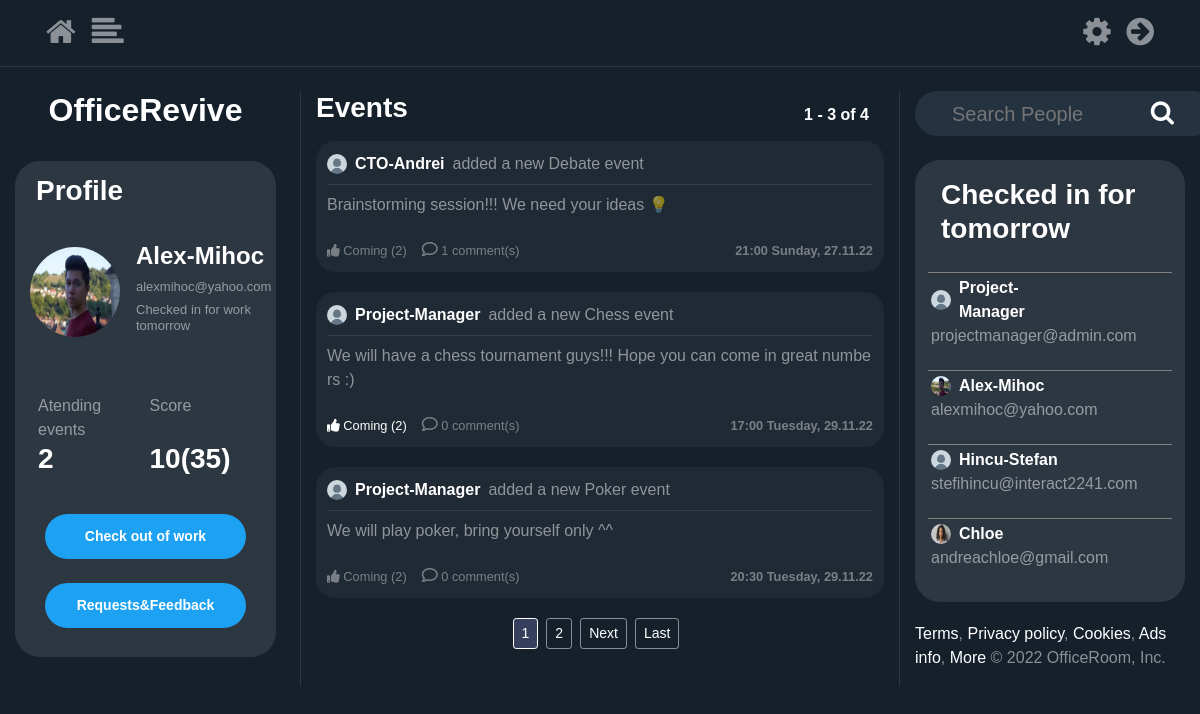
The app's page / (signed in), older data.
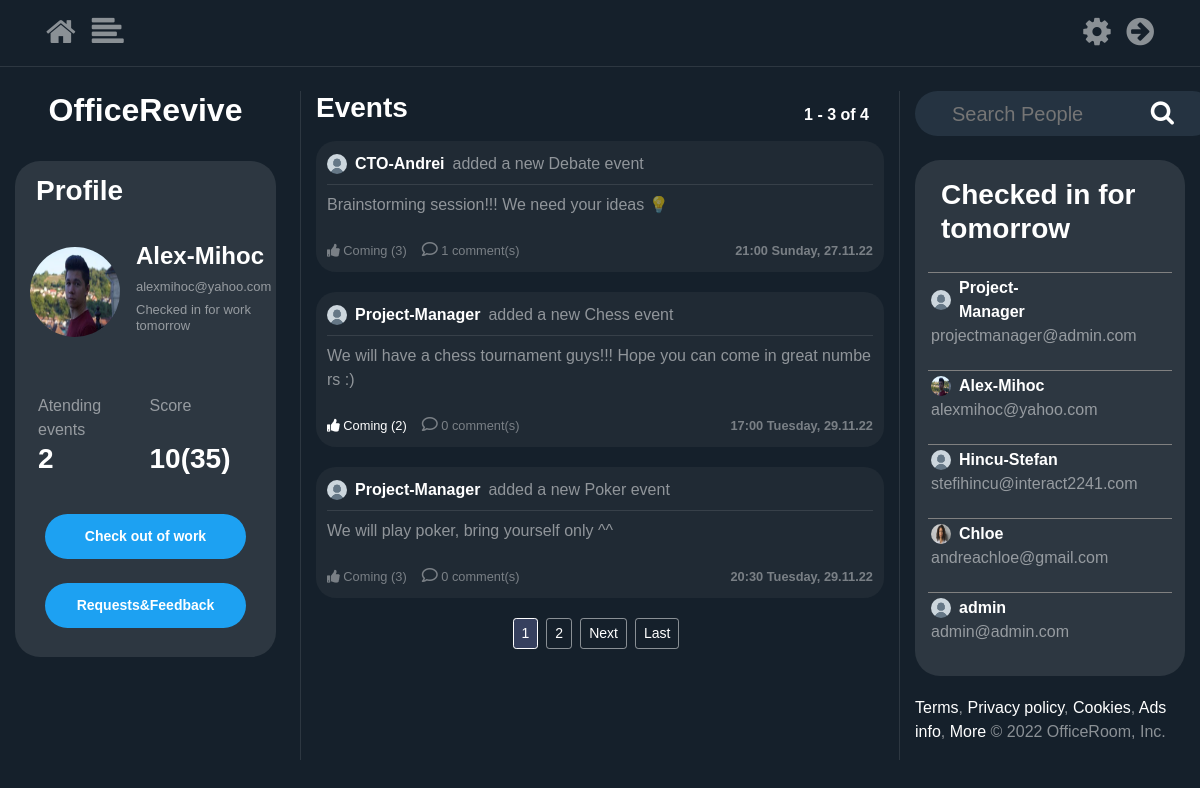
The same page, newer data.
### users/models.py (models this page shows, shortened)
class Profile(models.Model):
    user = models.OneToOneField(User, on_delete=models.CASCADE)
    image = models.ImageField(default='default.png', upload_to='profile_pics')
    isChecked = models.BooleanField(default=False)
    interests = models.ManyToManyField(Interests, blank=True)
    score = models.IntegerField(null=False, blank=False, default=0)

class Interests(models.Model):
    title = models.CharField(max_length=128)
    class Meta:
        verbose_name_plural = "Interests"
    def __str__(self):
        return self.title

### blog/models.py (models this page shows, shortened)
class Post(models.Model):
    name = models.TextField(max_length=512, default="")
    content = models.TextField(max_length=1000)
    date_posted = models.DateTimeField(default=timezone.now())
    author = models.ForeignKey(User, on_delete=models.CASCADE)
    likes = models.IntegerField(default=0)
    dislikes = models.IntegerField(default=0)
    interest = models.OneToOneField(Interests, on_delete=models.CASCADE, null=True, blank=True)
    participants = models.ManyToManyField(Profile, blank=True)
    score = models.IntegerField(null=False, blank=False, default=10)
    class Meta:
        verbose_name_plural = "Posts"
    @property
    def number_of_comments(self):
        return Comment.objects.filter(post_connected=self).count()

### blog/views.py (the view, shortened to what this page needs)
# urls.py: path('', PostListView.as_view(), name='blog-home'),
class PostListView(LoginRequiredMixin, ListView):
    model = Post
    template_name = 'blog/home.html'
    context_object_name = 'posts'
    ordering = ['date_posted']
    paginate_by = PAGINATION_COUNT
    def get_context_data(self, **kwargs):
        data = super().get_context_data(**kwargs)
        all_users = Profile.objects.all()
        checked_in_users = Profile.objects.filter(isChecked=True)
        userProfile = Profile.objects.get(user=self.request.user)
        data['userProfile'] = Profile.objects.get(user=self.request.user)
        data['all_users'] = all_users
        data['checked_in_users'] = checked_in_users
        data['events_participated_in'] = Post.objects.filter(participants=userProfile).count()
        events_participated_in = Post.objects.filter(participants=userProfile).all()
        data['score'] = userProfile.score
        data['possible_score'] = userProfile.score + sum([event.score for event in events_participated_in])
        data['events'] = events_participated_in
        return data

### blog/templates/blog/home.html (shortened to what this page needs)
{% extends "blog/base.html" %}
{% load static %}
{% block content %}
    <div class="row">
        <div class="col-12 col-md-3 pr-4 container justify-content-center">
            <div class="text-center">
            <h2 class="white-important">OfficeRevive</h2><br>
            </div>
            <div class="profile-section">
            <h3 class="white-important p-2 pl-3">
                Profile
            </h3>
            <article class="media content-section" style="height: 140px; width: 100%">
                {%  if user_profile != None %}
                    <div class="mt-2 d-flex full-width align-items-center">
                        <img
                           class="rounded-circle mr-3 img-fluid"
                           style="width: 90px; height: 90px;"
                           src="{{ user_profile.profile.image.url }}">
                        <div>
                            <h4 style="text-align: left"
                                    class="white-important">
                                {{ user_profile.username }}
                            </h4>
                            <h6 style="text-align: left"
                                    class="email-profile">
                                {{ user.email }}
                            </h6>
                        </div>
                    </div>
                {%  else %}
                    <div class="mt-2 d-flex full-width align-items-center">
                        <img
                           class="rounded-circle mr-3"
                           style="width: 90px; height: 90px;"
                           src="{{ user.profile.image.url }}">
                        <div>
                            <h4 style="text-align: left"
                                    class="white-important">
                                {{ user.username }}
                            </h4>
                            <h6 style="text-align: left"
                                    class="email-profile">
                                {{ user.email }}
                            </h6>
                            <h6 style="text-align: left" class="email-profile">
                                {%  if userProfile.isChecked %}
                                Checked in for work tomorrow
                                {% else %}
                                Will not be at work tomorrow
                                {% endif %}
                            </h6>
                        </div>
                    </div>
                {%  endif %}
            </article>
            <article class="media content-section">
                <div class="row full-width pl-2">
                    <div class="col-6">
                           Atending events
                    </div>
                    <div class="col-6">
                            Score
                    </div>
                        <div class="col-6">
                            <a href="#">
                                <h3 class="white-important follow-click">
                                   {{events_participated_in}}
                                </h3>
                            </a>
                        </div>
                        <a href="#">
                            <div class="col-6">
                                <h3 class="white-important follow-click">
                                    {{score}}({{possible_score}})
                                </h3>
                            </div>
                        </a>
                </div>
            </article>
            <div class="d-flex" style="justify-content: center;">
                <div style="margin-left: auto; margin-right:auto">
                    {%  if userProfile.isChecked %}
                    <a class="btn btn-sm btn-outline-primary mb-4 mr-3 full-width pr-4 pl-4"onClick="document.getElementById('checkin').submit()">
                        Check out of work
                    </a>
                    {% else %}
                    <a class="btn btn-sm btn-outline-primary mb-4 mr-3 full-width pr-4 pl-4"onClick="document.getElementById('checkin').submit()">
                        Check in tomorrow
                    </a>
                    {% endif %}
                    {% if request.user.is_superuser %}
                    <a class="btn btn-sm btn-outline-primary mb-4 mr-3 full-width pr-4 pl-4" href="{% url 'post-create' %}">
                        Create new event
                    </a>
                    {% else %}
                    <a class="btn btn-sm btn-outline-primary mb-4 mr-3 full-width pr-4 pl-4" href="{% url 'feedback' %}">Requests&Feedback</a>
                    {% endif %}
                </div>
            </div>
            </div>
        </div>
        <div class="col-12 col-md-6 scrollable" >
            <div class="full-width row">
                <div class="col-6">
                    <h3 class="white-important mb-3">
                        Events
                    </h3>
                </div>
                 <div class="col-6 no-padding">
                    <h6
                            style="position: absolute; bottom: 0; right: 0"
                            class="white-important mb-3">
                        {{ page_obj.start_index }} - {{ page_obj.end_index }} of
                        {{ paginator.count }}
                    </h6>
                </div>
            </div>
            {% for post in posts %}
                <article class="media content-section hovered-tweet">
                <div style="width: 100%; word-break: break-all;">
                    <div class="pb-2 row m-0" style="width: 100%; margin-right: 0 !important;">
                       <div
                               style="padding-left: 0px !important;"
                               class="col-8 no-padding d-flex align-items-center">
                           <img
                               class="rounded-circle mr-2"
                               style="width: 20px; height: 20px;"
                               src="{{ post.author.profile.image.url }}">
                           <a class="mr-2 white-important" href="{% url 'user-detail' post.author.id %}">
                               {{ post.author }}
                           </a>
                           added a new {{post.interest}} event
                       </div>
                       <div class="col-4 d-flex flex-row-reverse no-padding align-items-center"
                            style="padding-right: 0 !important;">
                       </div>
                   </div>
                    <div
                            class="mb-2"
                            style="width: 100%; height: 1px; background-color: rgba(255, 255, 255, 0.1)"></div>
                    <a
                            style="color: rgba(255, 255, 255, 0.5) !important;"
                            href="{% url 'post-detail' post.id %}">
                        <p class="mb-4">
                            {{ post.content }}
                        </p>
                    </a>
                        <div class="row">
                            <div class="col-6" style="display: flex;">
                                {% if post in events %}
                                <small style="opacity: 1;">
                                    <a href="#" onClick="document.getElementById('likebutton-{{post.id}}').submit()"><i class="fas fa-thumbs-up"></i> Coming ({{post.participants.count }}) </a>
                                </small>
                                {% else %}
                                    <small style="opacity: 0.4;">
                                    <a href="#" onClick="document.getElementById('likebutton-{{post.id}}').submit()"><i class="fas fa-thumbs-up"></i> Coming ({{post.participants.count }}) </a>
                                </small>
                                {% endif %}
                                <small style="opacity: 0.4; margin-left:15px;">
                                    <a href="/post/{{post.id}}/">
                                        <i style=" font-size: 16px;" class="far fa-comment"></i> {{ post.number_of_comments }} comment(s)
                                    </a>
                                </small>
                            </div>
                            <div class="col-6">
                                <small
                                        style="opacity: 0.4;"
                                    class="white-important d-flex full-width flex-row-reverse">
                                    {{ post.date_posted | date:"H:i l, d.m.y" }}
                                </small>
                            </div>
                            <div class="col-1">
                        </div>
                </div>
                </article>
            {% endfor %}
            <div class="full-width d-flex justify-content-center">
                {% if is_paginated %}
                    {% for num in page_obj.paginator.page_range %}
                        {% if page_obj.number == num %}
                            <a class="btn btn-sm btn-info mb-4 mr-2"
                                href="?page={{ num }}">{{ num }}</a>
                        {% elif num > page_obj.number|add:'-3' and num < page_obj.number|add:'3' %}
                            <a class="btn btn-sm btn-outline-secondary mb-4 mr-2"
                                href="?page={{ num }}">{{ num }}</a>
                        {% endif %}
                    {% endfor %}
                    {% if page_obj.has_next %}
                        <a class="btn btn-sm btn-outline-secondary mb-4 mr-2"
                                href="?page={{ page_obj.next_page_number }}">Next</a>
                           <a class="btn btn-sm btn-outline-secondary mb-4 mr-2"
                            href="?page={{ page_obj.paginator.num_pages }}">Last</a>
                    {% endif %}
                {% endif %}
            </div>
        </div>
        <div class="col-12 col-md-3">
            <form class ="pb-4" action="{% url 'search' %}" method="post">{% csrf_token %}
                <div class="search-container container align-content-center flex-row">
                    <div class="search">
                    <input required name="search" type="text" id="zip-code-input" placeholder="Search People">
                    <button type="submit" style="border:0; background: transparent;"><i class="fa fa-search"></i> </button> </a>
                </form>
              </div>
            </div>
                {%  if user_profile is None %}
                <article class="t-section media content-section">
                    <div class="row ">
                        <div class="col-12">
                            <h3 class="white-important p-2 pl-3">Checked in for tomorrow</h3>
                        </div>
                        <ul class="col-12 mt-2">
                            {% for user in checked_in_users %}
                                <li>
                                    <div class="who-to-follow">
                                        <div
                                               style="padding-left: 0px !important;"
                                               class="col-8 no-padding d-flex align-items-center">
                                           <img
                                               class="rounded-circle mr-2"
                                               style="width: 20px; height: 20px;"
                                               src="{{ user.image.url }}">
                                           <a class="mr-2 white-important" href="{% url 'user-detail' user.user.id %}">
                                               {{ user.user.username }}
                                           </a>
                                       </div>
                                        <p>{{ user.user.email }}</p>
                                    </div>
                                </li>
                            {% endfor %}
                        </ul>
                    </div>
                </article>
                {% endif %}
                <p><a href="">Terms</a>,
<a href="">Privacy policy</a>,
<a href="">Cookies</a>,
<a href="">Ads info</a>,
<a href="">More</a>
© 2022 OfficeRoom, Inc.</p>
        </div>
    </div>
{% endblock content %}

Row changes from the older to the newer data that the page shows:
computed for Post "Brainstorming session!!! We need your ideas 💡": participants.count "2" → "3"
computed for Post "We will play poker, bring yourself only ^^": participants.count "2" → "3"
added Profile: image (placeholder picture), user.username "admin", user.email "admin@admin.com"
